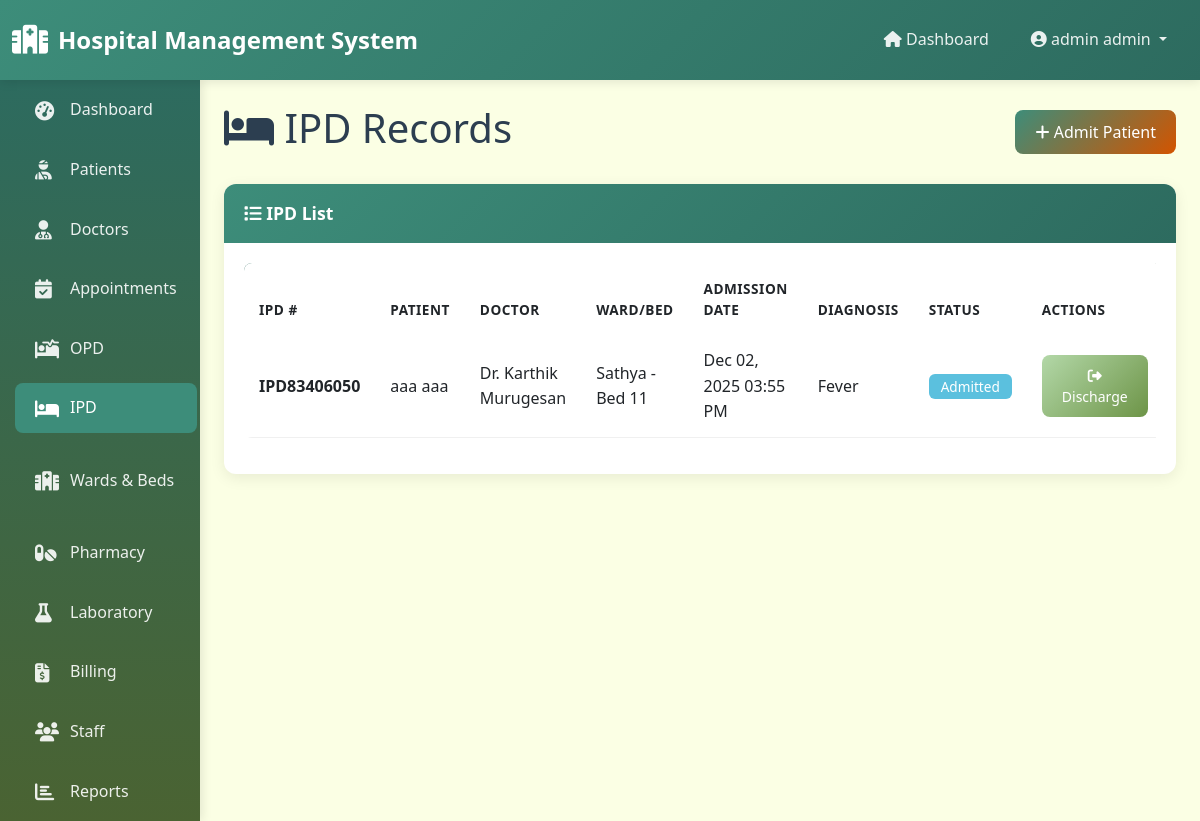
The app's page /ipd/ (signed in) with its own data.
### core/models.py (models this page shows, shortened)
class IPDRecord(models.Model):
    STATUS_CHOICES = [
        ('admitted', 'Admitted'),
        ('discharged', 'Discharged'),
    ]
    ipd_number = models.CharField(max_length=20, unique=True)
    patient = models.ForeignKey(Patient, on_delete=models.CASCADE, related_name='ipd_records')
    doctor = models.ForeignKey(Doctor, on_delete=models.CASCADE)
    bed = models.ForeignKey(Bed, on_delete=models.SET_NULL, null=True)
    admission_date = models.DateTimeField()
    discharge_date = models.DateTimeField(null=True, blank=True)
    diagnosis = models.TextField()
    treatment_notes = models.TextField(blank=True)
    status = models.CharField(max_length=20, choices=STATUS_CHOICES, default='admitted')
    created_at = models.DateTimeField(auto_now_add=True)
    updated_at = models.DateTimeField(auto_now=True)

class Patient(models.Model):
    GENDER_CHOICES = [
        ('M', 'Male'),
        ('F', 'Female'),
        ('O', 'Other'),
    ]
    BLOOD_GROUP_CHOICES = [
        ('A+', 'A+'), ('A-', 'A-'),
        ('B+', 'B+'), ('B-', 'B-'),
        ('AB+', 'AB+'), ('AB-', 'AB-'),
        ('O+', 'O+'), ('O-', 'O-'),
    ]
    user = models.OneToOneField(User, on_delete=models.CASCADE, related_name='patient_profile', null=True, blank=True)
    patient_id = models.CharField(max_length=20, unique=True)
    first_name = models.CharField(max_length=100)
    last_name = models.CharField(max_length=100)
    gender = models.CharField(max_length=1, choices=GENDER_CHOICES)
    date_of_birth = models.DateField()
    blood_group = models.CharField(max_length=3, choices=BLOOD_GROUP_CHOICES)
    phone = models.CharField(max_length=15)
    email = models.EmailField(blank=True)
    address = models.TextField()
    emergency_contact = models.CharField(max_length=15)
    emergency_contact_name = models.CharField(max_length=100)
    medical_history = models.TextField(blank=True)
    allergies = models.TextField(blank=True)
    registered_date = models.DateTimeField(auto_now_add=True)
    updated_at = models.DateTimeField(auto_now=True)
    def get_full_name(self):
        return f"{self.first_name} {self.last_name}"

class Doctor(models.Model):
    user = models.OneToOneField(User, on_delete=models.CASCADE, related_name='doctor')
    specialization = models.CharField(max_length=100)
    qualification = models.CharField(max_length=200)
    experience_years = models.IntegerField(default=0)
    consultation_fee = models.DecimalField(max_digits=10, decimal_places=2, default=0)
    available_days = models.CharField(max_length=200, help_text="e.g., Mon, Wed, Fri")
    available_time_start = models.TimeField()
    available_time_end = models.TimeField()
    is_available = models.BooleanField(default=True)

class Bed(models.Model):
    STATUS_CHOICES = [
        ('vacant', 'Vacant'),
        ('occupied', 'Occupied'),
        ('maintenance', 'Maintenance'),
    ]
    ward = models.ForeignKey(Ward, on_delete=models.CASCADE, related_name='beds')
    bed_number = models.CharField(max_length=20)
    status = models.CharField(max_length=20, choices=STATUS_CHOICES, default='vacant')
    class Meta:
        unique_together = ['ward', 'bed_number']

class Ward(models.Model):
    WARD_TYPE_CHOICES = [
        ('ICU', 'ICU'),
        ('General', 'General'),
        ('Private', 'Private'),
        ('Emergency', 'Emergency'),
    ]
    ward_name = models.CharField(max_length=100)
    ward_type = models.CharField(max_length=20, choices=WARD_TYPE_CHOICES)
    floor = models.IntegerField()
    total_beds = models.IntegerField()
    charge_per_day = models.DecimalField(max_digits=10, decimal_places=2)

### core/views.py (the view)
# urls.py: path('ipd/', views.ipd_list, name='ipd_list'),
@login_required
@role_required('admin', 'doctor', 'nurse')
def ipd_list(request):
    ipd_records = IPDRecord.objects.select_related(
        'patient', 'doctor__user', 'bed__ward'
    ).all().order_by('-admission_date')
    context = {'ipd_records': ipd_records}
    return render(request, 'ipd/ipd_list.html', context)

### templates/ipd/ipd_list.html (shortened to what this page needs)
{% extends 'base.html' %}
{% load static %}
{% block content %}
<div class="fade-in">
    <div class="d-flex justify-content-between align-items-center mb-4">
        <h1><i class="fas fa-bed"></i> IPD Records</h1>
        <a href="{% url 'ipd_add' %}" class="btn btn-primary">
            <i class="fas fa-plus"></i> Admit Patient
        </a>
    </div>
    <div class="card">
        <div class="card-header">
            <i class="fas fa-list"></i> IPD List
        </div>
        <div class="card-body">
            {% if ipd_records %}
            <div class="table-responsive">
                <table class="table table-hover">
                    <thead>
                        <tr>
                            <th>IPD #</th>
                            <th>Patient</th>
                            <th>Doctor</th>
                            <th>Ward/Bed</th>
                            <th>Admission Date</th>
                            <th>Diagnosis</th>
                            <th>Status</th>
                            <th>Actions</th>
                        </tr>
                    </thead>
                    <tbody>
                        {% for ipd in ipd_records %}
                        <tr>
                            <td><strong>{{ ipd.ipd_number }}</strong></td>
                            <td>{{ ipd.patient.get_full_name }}</td>
                            <td>Dr. {{ ipd.doctor.user.get_full_name }}</td>
                            <td>{{ ipd.bed.ward.ward_name }} - Bed {{ ipd.bed.bed_number }}</td>
                            <td>{{ ipd.admission_date|date:"M d, Y h:i A" }}</td>
                            <td>{{ ipd.diagnosis|truncatewords:5 }}</td>
                            <td><span class="badge bg-{{ ipd.status }}">{{ ipd.get_status_display }}</span></td>
                            <td>
                                {% if ipd.status == 'admitted' %}
                                <a href="{% url 'ipd_discharge' ipd.pk %}" class="btn btn-sm btn-warning">
                                    <i class="fas fa-sign-out-alt"></i> Discharge
                                </a>
                                {% endif %}
                            </td>
                        </tr>
                        {% endfor %}
                    </tbody>
                </table>
            </div>
            {% else %}
            <div class="text-center py-5">
                <i class="fas fa-bed fa-3x text-muted mb-3"></i>
                <p class="text-muted">No IPD records found</p>
            </div>
            {% endif %}
        </div>
    </div>
</div>
{% endblock %}

### templates/base.html (shortened to what this page needs)
{% load static %}
<!DOCTYPE html>
<html lang="en">
<head>
    <link href="https://cdn.jsdelivr.net/npm/bootstrap@5.3.0/dist/css/bootstrap.min.css" rel="stylesheet">
    <link rel="stylesheet" href="https://cdnjs.cloudflare.com/ajax/libs/font-awesome/6.4.0/css/all.min.css">
    <link rel="stylesheet" href="{% static 'css/style.css' %}">
</head>
<body>
    {% if user.is_authenticated %}
    <nav class="navbar navbar-expand-lg navbar-dark">
        <div class="container-fluid">
            <a class="navbar-brand" href="{% url 'dashboard' %}">
                <i class="fas fa-hospital"></i>
                Hospital Management System
            </a>
            <div class="collapse navbar-collapse" id="navbarNav">
                <ul class="navbar-nav ms-auto">
                    <li class="nav-item">
                        <a class="nav-link" href="{% url 'dashboard' %}">
                            <i class="fas fa-home"></i> Dashboard
                        </a>
                    </li>
                    <li class="nav-item dropdown">
                        <a class="nav-link dropdown-toggle" href="#" id="navbarDropdown" role="button" data-bs-toggle="dropdown">
                            <i class="fas fa-user-circle"></i> {{ user.get_full_name|default:user.username }}
                        </a>
                    </li>
                </ul>
            </div>
        </div>
    </nav>
    <div class="container-fluid">
        <div class="row">
            <div class="col-md-2 p-0 sidebar">
                <nav class="nav flex-column">
                    <a class="nav-link {% if request.resolver_match.url_name == 'dashboard' or 'dashboard' in request.resolver_match.url_name %}active{% endif %}" href="{% url 'dashboard' %}">
                        <i class="fas fa-tachometer-alt"></i> Dashboard
                    </a>
                    {% if user.profile.role == 'admin' %}
                        <a class="nav-link {% if 'patient' in request.resolver_match.url_name %}active{% endif %}" href="{% url 'patient_list' %}">
                            <i class="fas fa-user-injured"></i> Patients
                        </a>
                        <a class="nav-link {% if 'doctor' in request.resolver_match.url_name %}active{% endif %}" href="{% url 'doctor_list' %}">
                            <i class="fas fa-user-md"></i> Doctors
                        </a>
                        <a class="nav-link {% if 'appointment' in request.resolver_match.url_name %}active{% endif %}" href="{% url 'appointment_list' %}">
                            <i class="fas fa-calendar-check"></i> Appointments
                        </a>
                        <a class="nav-link {% if 'opd' in request.resolver_match.url_name %}active{% endif %}" href="{% url 'opd_list' %}">
                            <i class="fas fa-procedures"></i> OPD
                        </a>
                        <a class="nav-link {% if 'ipd' in request.resolver_match.url_name %}active{% endif %}" href="{% url 'ipd_list' %}">
                            <i class="fas fa-bed"></i> IPD
                        </a>
                        <a class="nav-link {% if 'ward' in request.resolver_match.url_name or 'bed' in request.resolver_match.url_name %}active{% endif %}" href="{% url 'ward_list' %}">
                            <i class="fas fa-hospital-alt"></i> Wards & Beds
                        </a>
                        <a class="nav-link {% if 'medicine' in request.resolver_match.url_name %}active{% endif %}" href="{% url 'medicine_list' %}">
                            <i class="fas fa-pills"></i> Pharmacy
                        </a>
                        <a class="nav-link {% if 'lab' in request.resolver_match.url_name %}active{% endif %}" href="{% url 'lab_test_list' %}">
                            <i class="fas fa-flask"></i> Laboratory
                        </a>
                        <a class="nav-link {% if 'bill' in request.resolver_match.url_name %}active{% endif %}" href="{% url 'bill_list' %}">
                            <i class="fas fa-file-invoice-dollar"></i> Billing
                        </a>
                        <a class="nav-link {% if 'staff' in request.resolver_match.url_name or 'attendance' in request.resolver_match.url_name %}active{% endif %}" href="{% url 'staff_list' %}">
                            <i class="fas fa-users"></i> Staff
                        </a>
                        <a class="nav-link {% if 'report' in request.resolver_match.url_name %}active{% endif %}" href="{% url 'reports_dashboard' %}">
                            <i class="fas fa-chart-bar"></i> Reports
                        </a>
                    {% endif %}
                </nav>
            </div>
            <div class="col-md-10 p-4">
                {% block content %}{% endblock %}
            </div>
        </div>
    </div>
    {% else %}
        {% block login_content %}{% endblock %}
    {% endif %}
</body>
</html>

### static/css/style.css (style rules this page uses)
:root { --primary-color: #3D8D7A; --secondary-color: #2D6B5F; --accent-color: #B3D8A8; --light-color: #FBFFE4; --dark-color: #1a3a33; --text-color: #2c3e50; --border-color: #d4e8d8; --success-color: #3D8D7A; --danger-color: #d9534f; --warning-color: #f0ad4e; --info-color: #5bc0de; }
* { margin: 0; padding: 0; box-sizing: border-box; }
body { font-family: 'Segoe UI', Tahoma, Geneva, Verdana, sans-serif; background-color: var(--light-color); color: var(--text-color); line-height: 1.6; }
.navbar { background: linear-gradient(135deg, var(--primary-color), var(--secondary-color)) !important; box-shadow: 0 2px 10px rgba(0,0,0,0.1); padding: 1rem 0; }
.navbar-brand { font-weight: 700; font-size: 1.5rem; color: white !important; display: flex; align-items: center; gap: 10px; }
.navbar-brand i { font-size: 1.8rem; }
.navbar-nav .nav-link { color: rgba(255,255,255,0.9) !important; font-weight: 500; padding: 0.5rem 1rem !important; transition: all 0.3s ease; border-radius: 5px; margin: 0 5px; }
.sidebar { background: linear-gradient(180deg, var(--secondary-color), #4a6332); min-height: calc(100vh - 76px); padding: 20px 0; box-shadow: 2px 0 10px rgba(0,0,0,0.1); }
.sidebar .nav-link { color: rgba(255,255,255,0.9); padding: 12px 20px; margin: 5px 15px; border-radius: 8px; transition: all 0.3s ease; display: flex; align-items: center; gap: 10px; }
.sidebar .nav-link.active { background-color: var(--primary-color); color: white; }
.sidebar .nav-link i { font-size: 1.2rem; width: 25px; }
.card { border: none; border-radius: 12px; box-shadow: 0 4px 15px rgba(0,0,0,0.08); transition: all 0.3s ease; margin-bottom: 20px; }
.card-header { background: linear-gradient(135deg, var(--primary-color), var(--secondary-color)); color: white; border: none; border-radius: 12px 12px 0 0 !important; padding: 15px 20px; font-weight: 600; font-size: 1.1rem; }
.card-body { padding: 20px; }
.btn { border-radius: 8px; padding: 10px 20px; font-weight: 500; transition: all 0.3s ease; border: none; }
.btn-primary { background: linear-gradient(135deg, var(--primary-color), #d35400); color: white; }
.btn-warning { background: linear-gradient(135deg, var(--accent-color), #6d9447); color: white; }
.table { background: white; border-radius: 8px; overflow: hidden; }
.table thead { background: linear-gradient(135deg, var(--secondary-color), #4a6332); color: white; }
.table thead th { border: none; padding: 15px; font-weight: 600; text-transform: uppercase; font-size: 0.85rem; letter-spacing: 0.5px; }
.table tbody tr { transition: all 0.3s ease; }
.table tbody td { padding: 12px 15px; vertical-align: middle; border-bottom: 1px solid #f0f0f0; }
.badge { padding: 6px 12px; border-radius: 6px; font-weight: 500; font-size: 0.85rem; color: white !important; }
.badge.bg-admitted { background-color: #5bc0de !important; }
.fade-in { animation: fadeIn 0.5s ease-in-out; }

### records on screen
IPDRecord: ipd_number "IPD83406050", patient.get_full_name "aaa aaa", doctor.user.get_full_name "Karthik Murugesan", bed.ward.ward_name "Sathya", bed.bed_number "11", admission_date "Dec 02, 2025 03:55 PM", diagnosis "Fever", status "Admitted", shows "Discharge"

### other values on screen
{{ user.get_full_name|default:user.username }} "admin admin"
